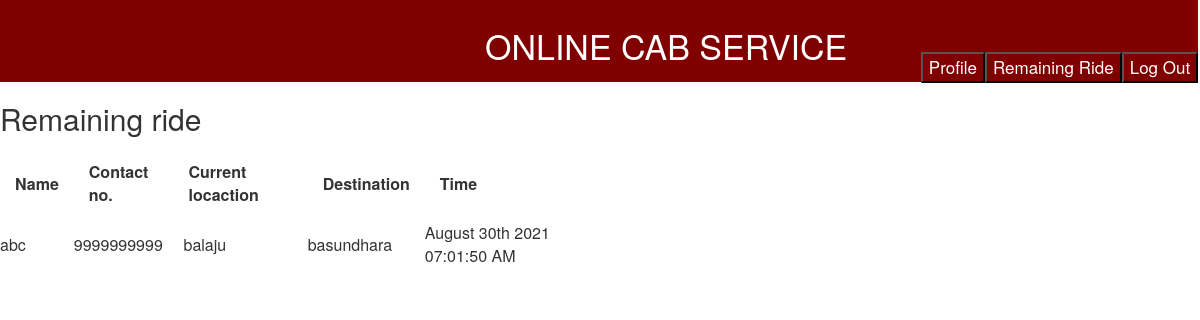
Page /process/remainingride.php (signed in) on the committed database.
### tables this page shows
CREATE TABLE IF NOT EXISTS `apply_ride` (
  `id` int(11) NOT NULL,
  `current_location` varchar(100) DEFAULT NULL,
  `destination` varchar(100) DEFAULT NULL,
  `time` varchar(100) DEFAULT NULL,
  `userid` int(11) NOT NULL,
  `status` enum('approve','reject') DEFAULT NULL,
  `driver_name` varchar(100) NOT NULL,
  `remarks` varchar(100) NOT NULL
);

CREATE TABLE IF NOT EXISTS `tbl_user` (
  `id` int(11) NOT NULL,
  `name` varchar(100) NOT NULL,
  `user_name` varchar(100) NOT NULL,
  `password` varchar(100) NOT NULL,
  `mobile` varchar(10) NOT NULL,
  `email` varchar(100) NOT NULL,
  `date_of_birth` varchar(100) NOT NULL,
  `address` varchar(100) NOT NULL,
  `gender` varchar(100) NOT NULL,
  `user_type` varchar(100) NOT NULL,
  `date_of_join` varchar(100) NOT NULL
);

### process/remainingride.php (the view, shortened to what this page needs)
<html>
 <head>
    <link rel="stylesheet" href="https://use.fontawesome.com/releases/v5.8.2/css/all.css">
    <link rel="stylesheet" href="../css/bootstrap.min.css">
    <link rel="stylesheet" href="../css/style.css">
 </head>
 <body>
    <div class="row topnav">
         <h3 style="margin-left: 500px;">Online Cab Service</h3>
         <a href="logoutprocess.php">   <button style="float:right; margin-top:-22px; background-color:maroon;"> Log Out
         </button>
         </a>
         <a href="remainingride.php">   <button style="float:right; margin-top:-22px; background-color:maroon;">Remaining Ride
         </button>
         </a>
         <a href="../userprofile.php">   <button style="float:right; margin-top:-22px; background-color:maroon;">Profile
         </button>
         </a>
         <br>
         </div>
      <?php
       $id= $_SESSION['id'];
       include('../db/connection.php');
       $query= "SELECT tbl_user.id, tbl_user.name, tbl_user.mobile, tbl_user.email, apply_ride.current_location, apply_ride.destination, apply_ride.time, apply_ride.id, apply_ride.userid
       FROM tbl_user
       INNER JOIN apply_ride
       ON tbl_user.id=apply_ride.userid WHERE apply_ride.remarks !='complete' AND apply_ride.userid='$id' ";
$result = $conn->query($query);
       if($result->num_rows>0){ ?>
       <h2>Remaining ride</h2>
          <table style="width:50%; ">
             <thead >
                <th style=" padding:15px;">Name</th>
                <th style=" padding:15px;">Contact no.</th>
<th style=" padding:5px;">Current locaction</th>
                <th style=" padding:15px;"> Destination</th>
                <th style=" padding:15px;"> Time</th>
             </thead>
           <?php while($row = $result->fetch_assoc()){ ?>
              <tr>
                <td><?php echo $row['name'];?></td>
                <td><?php echo $row['mobile'];?></td>
                <td><?php echo $row['current_location'];?></td>
               <td><?php echo $row['destination'];?></td>
                <td><?php echo $row['time'];?></td>
                   </tr>
            <?php  } ?>
           </table>
        <?php }else{ ?>
           <h3 style="color:black;">No result found</h3>
        <?php }
      ?>
         </body>
         </html>

### css/style.css (style rules this page uses)
body { margin: 0px; padding: 0px; overflow-x: hidden; }
.topnav { background-color: maroon; color: white; width: 101.1% !important; height: 82px; }
.topnav>h3 { margin-left: 100px; text-transform: uppercase; margin-top: 27px; font-size: 34px; }
a { text-decoration:none; font-size:17px; color:white; padding:3px 3px; border-radius: 27px; }

### rows in the picture
apply_ride: userid.name "abc", userid.mobile "9999999999", current_location "balaju", destination "basundhara", time "August 30th 2021 07:01:50 AM"
